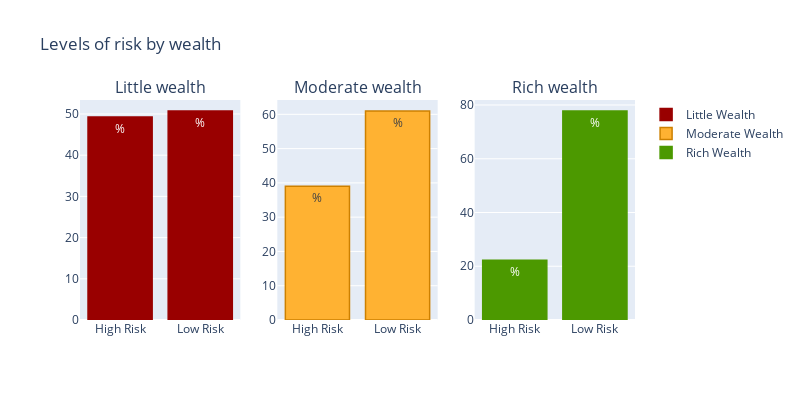

Notebook source saved alongside this figure:
### Code cell
import chart_studio.plotly as py
import plotly.graph_objs as go

bad_little = cross_checking['little'][0]
good_little = cross_checking['little'][1]
bad_moderate = cross_checking['moderate'][0]
good_moderate = cross_checking['moderate'][1]
bad_rich = cross_checking['rich'][0]
good_rich = cross_checking['rich'][1]

little = go.Bar(
    x=['High Risk', 'Low Risk'],
    y=[bad_little, good_little],
    name="Little Wealth",
    text='%',
     marker=dict(
        color='rgb(153, 0, 0)',
         line=dict(
            color='rgb(153, 0, 0)',
            width=1.5),
    ),
)

moderate = go.Bar(
    x=['High Risk', 'Low Risk'],
    y=[bad_moderate, good_moderate],
    name="Moderate Wealth",
    text='%',
    xaxis='x2',
    yaxis='y2',
    marker=dict(
        color='#FFB232',
         line=dict(
            color='#CD8000',
            width=1.5),
    ),
)
rich = go.Bar(
    x=['High Risk', 'Low Risk'],
    y=[bad_rich, good_rich],
    name="Rich Wealth",
    text="%",
    marker=dict(
        color='rgb(76, 153, 0)',
         line=dict(
            color='rgb(76, 153, 0)',
            width=1.5),
    ),
    xaxis='x3',
    yaxis='y3'
)

data=[little, moderate, rich]

fig = subplots.make_subplots(rows=1, cols=3, subplot_titles=('Little wealth', 'Moderate wealth', 'Rich wealth'))

fig.append_trace(little, 1, 1)
fig.append_trace(moderate, 1, 2)
fig.append_trace(rich, 1, 3)

fig['layout'].update(height=400, width=800, title='Levels of risk by wealth')

iplot(fig, filename='make-subplots-multiple-with-titles')

### Figure 1 — Plotly figure (JSON) as saved in the notebook; plotly's stock layout.template omitted (floating-point values rounded to 4 significant figures)
{"data": [{"marker": {"color": "rgb(153, 0, 0)", "line": {"color": "rgb(153, 0, 0)", "width": 1.5}}, "name": "Little Wealth", "text": "%", "type": "bar", "x": ["High Risk", "Low Risk"], "xaxis": "x", "y": [49.27, 50.73], "yaxis": "y"}, {"marker": {"color": "#FFB232", "line": {"color": "#CD8000", "width": 1.5}}, "name": "Moderate Wealth", "text": "%", "type": "bar", "x": ["High Risk", "Low Risk"], "xaxis": "x2", "y": [39.03, 60.97], "yaxis": "y2"}, {"marker": {"color": "rgb(76, 153, 0)", "line": {"color": "rgb(76, 153, 0)", "width": 1.5}}, "name": "Rich Wealth", "text": "%", "type": "bar", "x": ["High Risk", "Low Risk"], "xaxis": "x3", "y": [22.22, 77.78], "yaxis": "y3"}], "layout": {"annotations": [{"font": {"size": 16}, "showarrow": false, "text": "Little wealth", "x": 0.1444, "xanchor": "center", "xref": "paper", "y": 1, "yanchor": "bottom", "yref": "paper"}, {"font": {"size": 16}, "showarrow": false, "text": "Moderate wealth", "x": 0.5, "xanchor": "center", "xref": "paper", "y": 1, "yanchor": "bottom", "yref": "paper"}, {"font": {"size": 16}, "showarrow": false, "text": "Rich wealth", "x": 0.8556, "xanchor": "center", "xref": "paper", "y": 1, "yanchor": "bottom", "yref": "paper"}], "height": 400, "title": {"text": "Levels of risk by wealth"}, "width": 800, "xaxis": {"anchor": "y", "domain": [0, 0.2889]}, "xaxis2": {"anchor": "y2", "domain": [0.3556, 0.6444]}, "xaxis3": {"anchor": "y3", "domain": [0.7111, 1]}, "yaxis": {"anchor": "x", "domain": [0, 1]}, "yaxis2": {"anchor": "x2", "domain": [0, 1]}, "yaxis3": {"anchor": "x3", "domain": [0, 1]}}}
